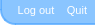
<?xml version="1.0" encoding="UTF-8"?>
<ui version="4.0">
 <class>MainWidget</class>
 <widget class="QWidget" name="MainWidget">
  <property name="geometry">
   <rect>
    <x>0</x>
    <y>0</y>
    <width>95</width>
    <height>25</height>
   </rect>
  </property>
  <property name="windowTitle">
   <string>Form</string>
  </property>
  <property name="styleSheet">
   <string>QWidget#MainWidget {
	background-color: rgba(255, 255, 255, 0);
}

QFrame#MainFrame {
	background-color: rgba(85, 170, 255, 175);
	border: 2px solid rgba(85, 170, 255, 200);
	border-right: 0px;
	border-top: 0px;
	border-bottom-left-radius:15px;
}

QPushButton {
	padding: 2px 2px;
	font-size: 11px;
	color: rgb(61, 80, 255);
	background-color: rgba(255, 255, 255, 0);
}

QPushButton::hover {
	color: rgb(85, 170, 255);
}

QPushButton::!hover {
	color: rgb(255, 255, 255);
}

QPushButton::pressed {
	color: rgba(85, 170, 255, 100);
	border: 0px;
}</string>
  </property>
  <layout class="QVBoxLayout" name="verticalLayout_3">
   <property name="spacing">
    <number>0</number>
   </property>
   <property name="margin">
    <number>0</number>
   </property>
   <item>
    <widget class="QFrame" name="MainFrame">
     <property name="frameShape">
      <enum>QFrame::StyledPanel</enum>
     </property>
     <property name="frameShadow">
      <enum>QFrame::Raised</enum>
     </property>
     <layout class="QVBoxLayout" name="verticalLayout_2">
      <property name="margin">
       <number>0</number>
      </property>
      <item>
       <layout class="QHBoxLayout" name="horizontalLayout">
        <property name="spacing">
         <number>0</number>
        </property>
        <item>
         <widget class="QPushButton" name="pushButton_Logout">
          <property name="styleSheet">
           <string>min-width:40px; padding-left:13px;</string>
          </property>
          <property name="text">
           <string>Log out</string>
          </property>
          <property name="flat">
           <bool>true</bool>
          </property>
         </widget>
        </item>
        <item>
         <widget class="QPushButton" name="pushButton_Quit">
          <property name="styleSheet">
           <string>min-width:30px;</string>
          </property>
          <property name="text">
           <string>Quit</string>
          </property>
          <property name="flat">
           <bool>true</bool>
          </property>
         </widget>
        </item>
        <item>
         <spacer name="horizontalSpacer">
          <property name="orientation">
           <enum>Qt::Horizontal</enum>
          </property>
          <property name="sizeHint" stdset="0">
           <size>
            <width>40</width>
            <height>20</height>
           </size>
          </property>
         </spacer>
        </item>
       </layout>
      </item>
     </layout>
    </widget>
   </item>
  </layout>
 </widget>
 <resources/>
 <connections/>
</ui>
